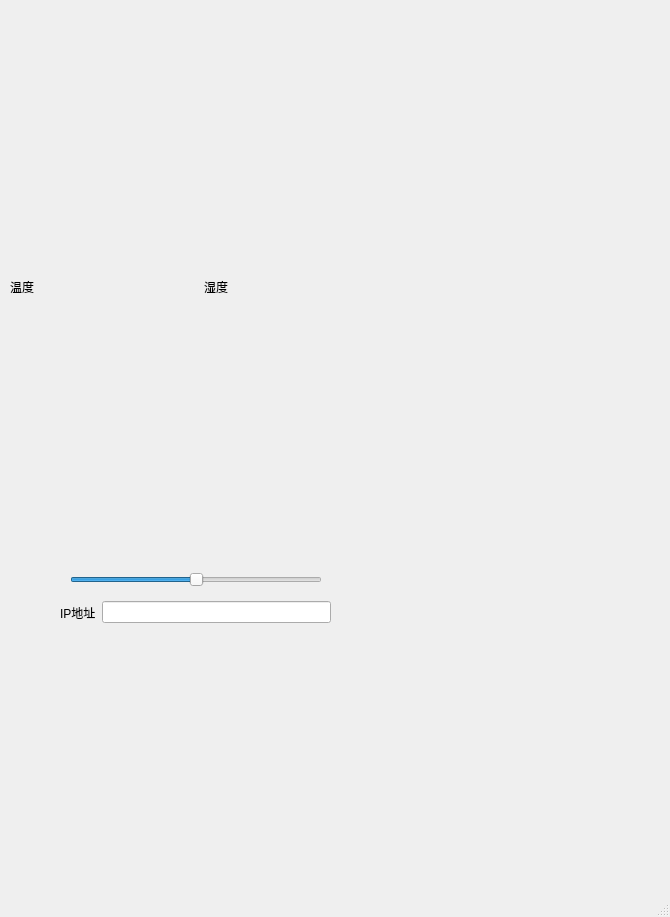
<?xml version="1.0" encoding="UTF-8"?>
<ui version="4.0">
 <class>MainWindow</class>
 <widget class="QMainWindow" name="MainWindow">
  <property name="geometry">
   <rect>
    <x>0</x>
    <y>0</y>
    <width>670</width>
    <height>917</height>
   </rect>
  </property>
  <property name="windowTitle">
   <string>MainWindow</string>
  </property>
  <widget class="QWidget" name="centralwidget">
   <widget class="QLabel" name="imageLabel">
    <property name="geometry">
     <rect>
      <x>30</x>
      <y>12</y>
      <width>320</width>
      <height>240</height>
     </rect>
    </property>
    <property name="minimumSize">
     <size>
      <width>320</width>
      <height>240</height>
     </size>
    </property>
    <property name="maximumSize">
     <size>
      <width>640</width>
      <height>480</height>
     </size>
    </property>
    <property name="text">
     <string/>
    </property>
   </widget>
   <widget class="QWidget" name="layoutWidget">
    <property name="geometry">
     <rect>
      <x>10</x>
      <y>270</y>
      <width>381</width>
      <height>33</height>
     </rect>
    </property>
    <layout class="QHBoxLayout" name="horizontalLayout_6">
     <item>
      <layout class="QHBoxLayout" name="horizontalLayout_5">
       <item>
        <widget class="QLabel" name="label_4">
         <property name="text">
          <string>温度</string>
         </property>
        </widget>
       </item>
       <item>
        <layout class="QHBoxLayout" name="horizontalLayout_8"/>
       </item>
       <item>
        <widget class="QLabel" name="label_wd">
         <property name="font">
          <font>
           <pointsize>17</pointsize>
          </font>
         </property>
         <property name="text">
          <string/>
         </property>
        </widget>
       </item>
      </layout>
     </item>
     <item>
      <layout class="QHBoxLayout" name="horizontalLayout_4">
       <item>
        <layout class="QHBoxLayout" name="horizontalLayout_7"/>
       </item>
       <item>
        <widget class="QLabel" name="label_5">
         <property name="text">
          <string>湿度</string>
         </property>
        </widget>
       </item>
       <item>
        <widget class="QLabel" name="label_sd">
         <property name="font">
          <font>
           <pointsize>17</pointsize>
          </font>
         </property>
         <property name="text">
          <string/>
         </property>
         <property name="textFormat">
          <enum>Qt::TextFormat::RichText</enum>
         </property>
        </widget>
       </item>
      </layout>
     </item>
    </layout>
   </widget>
   <widget class="QWidget" name="layoutWidget">
    <property name="geometry">
     <rect>
      <x>60</x>
      <y>600</y>
      <width>271</width>
      <height>25</height>
     </rect>
    </property>
    <layout class="QHBoxLayout" name="horizontalLayout">
     <item>
      <widget class="QLabel" name="label">
       <property name="text">
        <string>IP地址</string>
       </property>
      </widget>
     </item>
     <item>
      <widget class="QLineEdit" name="targetIpEdit"/>
     </item>
    </layout>
   </widget>
   <widget class="QWidget" name="layoutWidget">
    <property name="geometry">
     <rect>
      <x>70</x>
      <y>310</y>
      <width>252</width>
      <height>280</height>
     </rect>
    </property>
    <layout class="QVBoxLayout" name="verticalLayout">
     <item>
      <widget class="Joystick" name="widget_joystick" native="true">
       <property name="minimumSize">
        <size>
         <width>250</width>
         <height>250</height>
        </size>
       </property>
       <property name="maximumSize">
        <size>
         <width>250</width>
         <height>250</height>
        </size>
       </property>
      </widget>
     </item>
     <item>
      <widget class="MySlider" name="controlSlider">
       <property name="minimum">
        <number>-150</number>
       </property>
       <property name="maximum">
        <number>150</number>
       </property>
       <property name="value">
        <number>0</number>
       </property>
       <property name="orientation">
        <enum>Qt::Orientation::Horizontal</enum>
       </property>
      </widget>
     </item>
    </layout>
   </widget>
  </widget>
  <widget class="QStatusBar" name="statusbar"/>
 </widget>
 <customwidgets>
  <customwidget>
   <class>Joystick</class>
   <extends>QWidget</extends>
   <header location="global">joystick.h</header>
   <container>1</container>
  </customwidget>
  <customwidget>
   <class>MySlider</class>
   <extends>QSlider</extends>
   <header location="global">myslider.h</header>
  </customwidget>
 </customwidgets>
 <resources/>
 <connections/>
</ui>
